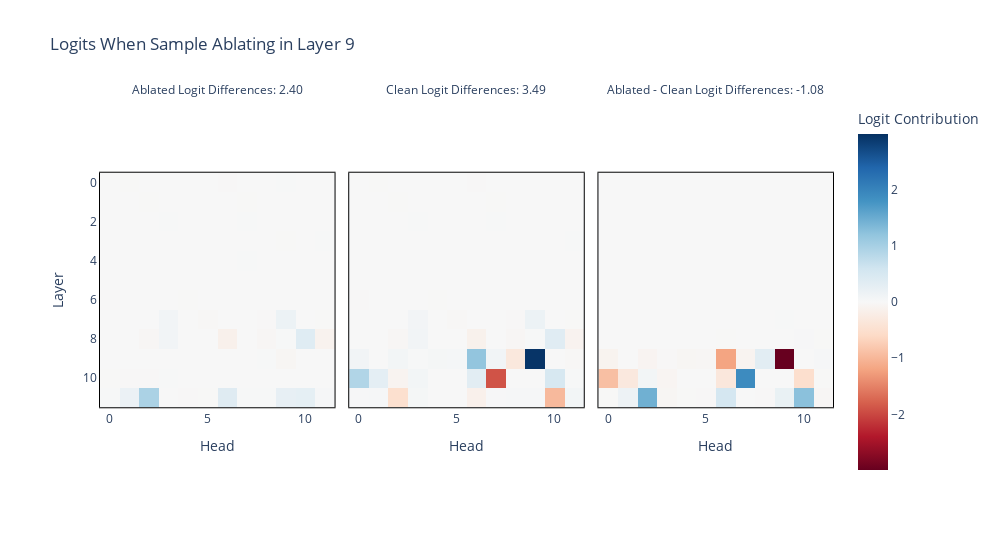

Here is the notebook cell this chart was saved with:
### Code cell
heads =  [(9,i) for i in range(12)] +  [(10,i) for i in range(12)] 
model.reset_hooks() # callum library buggy
def return_item(item):
  return item

model.reset_hooks()
patched_logits = act_patch(
    model = model,
    orig_input = clean_tokens,
    new_cache = corrupted_cache,
    patching_nodes = [Node("z", layer = layer, head = head) for layer, head in heads],
    patching_metric = return_item,
    verbose = False,
    apply_metric_to_cache = False
)

model.reset_hooks()
all_layernine_noise_patching_results = act_patch(
    model = model,
    orig_input = clean_tokens,
    new_cache = corrupted_cache,
    patching_nodes = [Node("z", layer = layer, head = head) for layer, head in heads],
    patching_metric = partial(display_corrupted_clean_logits, title = f"Logits When Sample Ablating in Layer 9", comparison = True, logits = patched_logits),
    verbose = False,
    apply_metric_to_cache = True
)

### Figure 1 — Plotly figure (JSON) as saved in the notebook; plotly's stock layout.template omitted (floating-point values rounded to 4 significant figures; data arrays with more than 128 entries replaced by an {"elided": "..."} marker saying what was removed)
{"data": [{"coloraxis": "coloraxis", "hovertemplate": "Head: %{x}<br>Layer: %{y}<br>Logit Contribution: %{z}<extra></extra>", "name": "0", "type": "heatmap", "xaxis": "x", "yaxis": "y", "z": {"elided": "12x12 float values"}}, {"coloraxis": "coloraxis", "hovertemplate": "Head: %{x}<br>Layer: %{y}<br>Logit Contribution: %{z}<extra></extra>", "name": "1", "type": "heatmap", "xaxis": "x2", "yaxis": "y2", "z": {"elided": "12x12 float values"}}, {"coloraxis": "coloraxis", "hovertemplate": "Head: %{x}<br>Layer: %{y}<br>Logit Contribution: %{z}<extra></extra>", "name": "2", "type": "heatmap", "xaxis": "x3", "yaxis": "y3", "z": {"elided": "12x12 float values"}}], "layout": {"annotations": [{"font": {}, "showarrow": false, "text": "Ablated Logit Differences: 2.40", "x": 0.16, "xanchor": "center", "xref": "paper", "y": 1, "yanchor": "bottom", "yref": "paper"}, {"font": {}, "showarrow": false, "text": "Clean Logit Differences: 3.49", "x": 0.5, "xanchor": "center", "xref": "paper", "y": 1, "yanchor": "bottom", "yref": "paper"}, {"font": {}, "showarrow": false, "text": "Ablated - Clean Logit Differences: -1.08", "x": 0.84, "xanchor": "center", "xref": "paper", "y": 1, "yanchor": "bottom", "yref": "paper"}], "coloraxis": {"cmid": 0, "colorbar": {"title": {"text": "Logit Contribution"}}, "colorscale": [[0, "rgb(103,0,31)"], [0.1, "rgb(178,24,43)"], [0.2, "rgb(214,96,77)"], [0.3, "rgb(244,165,130)"], [0.4, "rgb(253,219,199)"], [0.5, "rgb(247,247,247)"], [0.6, "rgb(209,229,240)"], [0.7, "rgb(146,197,222)"], [0.8, "rgb(67,147,195)"], [0.9, "rgb(33,102,172)"], [1, "rgb(5,48,97)"]]}, "margin": {"l": 100, "r": 100}, "title": {"text": "Logits When Sample Ablating in Layer 9"}, "width": 1000, "xaxis": {"anchor": "y", "constrain": "domain", "domain": [0, 0.32], "linecolor": "black", "linewidth": 1, "mirror": true, "scaleanchor": "y", "showline": true, "title": {"text": "Head"}}, "xaxis2": {"anchor": "y2", "domain": [0.34, 0.66], "linecolor": "black", "linewidth": 1, "matches": "x", "mirror": true, "showline": true, "title": {"text": "Head"}}, "xaxis3": {"anchor": "y3", "domain": [0.68, 1.0], "linecolor": "black", "linewidth": 1, "matches": "x", "mirror": true, "showline": true, "title": {"text": "Head"}}, "yaxis": {"anchor": "x", "autorange": "reversed", "constrain": "domain", "domain": [0, 1], "linecolor": "black", "linewidth": 1, "mirror": true, "showline": true, "title": {"text": "Layer"}}, "yaxis2": {"anchor": "x2", "domain": [0, 1], "linecolor": "black", "linewidth": 1, "matches": "y", "mirror": true, "showline": true, "showticklabels": false}, "yaxis3": {"anchor": "x3", "domain": [0, 1], "linecolor": "black", "linewidth": 1, "matches": "y", "mirror": true, "showline": true, "showticklabels": false}}}
